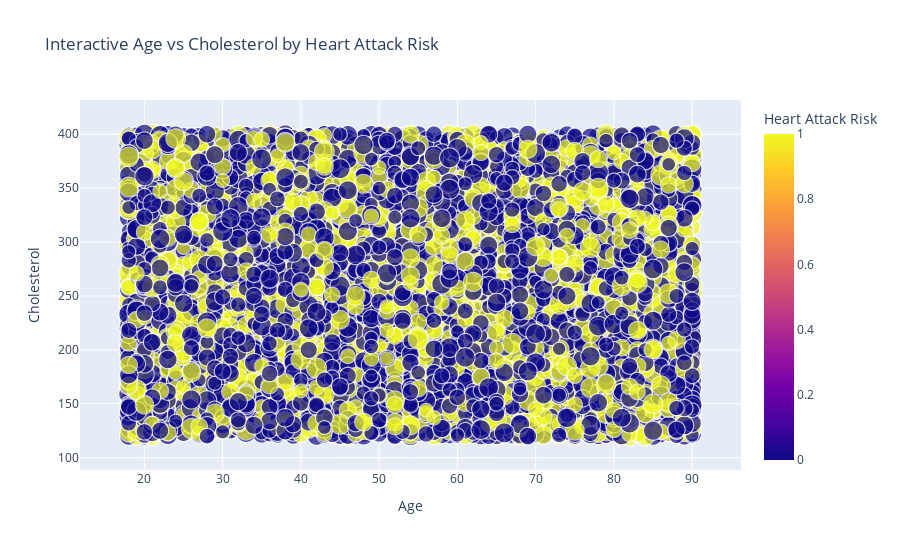

Notebook source saved alongside this figure:
### Code cell
import plotly.express as px
df['Heart Attack Risk'] = df['Heart Attack Risk'].astype(int)

fig = px.scatter(
    df,
    x='Age',
    y='Cholesterol',
    color='Heart Attack Risk',
    size='BMI',
    hover_data=['Sex', 'Smoking', 'Diabetes'],
    title='Interactive Age vs Cholesterol by Heart Attack Risk',
    width=900,  height=550 , 
)
fig.show()

### Figure 1 — Plotly figure (JSON) as saved in the notebook; plotly's stock layout.template omitted (floating-point values rounded to 4 significant figures; data arrays with more than 128 entries replaced by an {"elided": "..."} marker saying what was removed)
{"data": [{"customdata": {"elided": "8763x3 mixed values"}, "hovertemplate": "Age=%{x}<br>Cholesterol=%{y}<br>BMI=%{marker.size}<br>Sex=%{customdata[0]}<br>Smoking=%{customdata[1]}<br>Diabetes=%{customdata[2]}<br>Heart Attack Risk=%{marker.color}<extra></extra>", "legendgroup": "", "marker": {"color": {"elided": "8763 int values"}, "coloraxis": "coloraxis", "size": {"elided": "8763 float values"}, "sizemode": "area", "sizeref": 0.09999, "symbol": "circle"}, "mode": "markers", "name": "", "showlegend": false, "type": "scattergl", "x": {"elided": "8763 int values"}, "xaxis": "x", "y": {"elided": "8763 int values"}, "yaxis": "y"}], "layout": {"coloraxis": {"colorbar": {"title": {"text": "Heart Attack Risk"}}, "colorscale": [[0, "#0d0887"], [0.1111, "#46039f"], [0.2222, "#7201a8"], [0.3333, "#9c179e"], [0.4444, "#bd3786"], [0.5556, "#d8576b"], [0.6667, "#ed7953"], [0.7778, "#fb9f3a"], [0.8889, "#fdca26"], [1, "#f0f921"]]}, "height": 550, "legend": {"itemsizing": "constant", "tracegroupgap": 0}, "title": {"text": "Interactive Age vs Cholesterol by Heart Attack Risk"}, "width": 900, "xaxis": {"anchor": "y", "autorange": true, "domain": [0, 1], "range": [11.74, 96.28], "title": {"text": "Age"}, "type": "linear"}, "yaxis": {"anchor": "x", "autorange": true, "domain": [0, 1], "range": [88.58, 431.7], "title": {"text": "Cholesterol"}, "type": "linear"}}}
